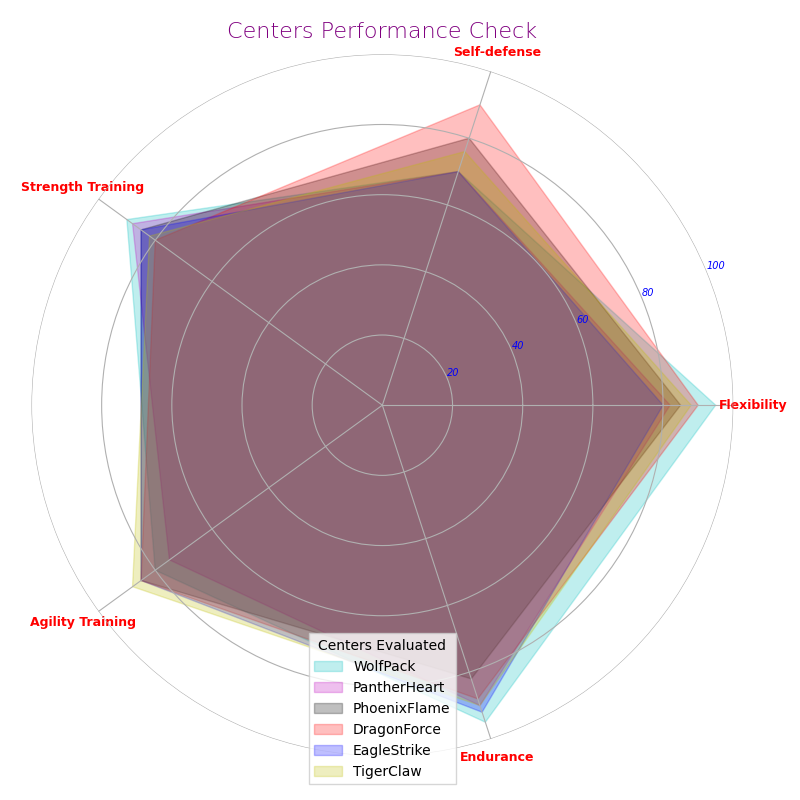

Write Python code to recreate this figure.
import numpy as np
import matplotlib.pyplot as plt
from math import pi

centers = ['WolfPack', 'PantherHeart', 'PhoenixFlame', 'DragonForce', 'EagleStrike', 'TigerClaw']
parameters = ['Flexibility', 'Self-defense', 'Strength Training', 'Agility Training', 'Endurance']

data = np.array([
    [95, 70, 90, 80, 95],
    [82, 70, 88, 75, 90],
    [85, 80, 85, 85, 82],
    [90, 90, 80, 85, 88],
    [80, 70, 85, 85, 92],
    [88, 76, 82, 88, 90]
])

num_vars = len(parameters)
angles = np.linspace(0, 2 * pi, num_vars, endpoint=False).tolist()
angles += angles[:1]

fig, ax = plt.subplots(figsize=(8, 8), subplot_kw=dict(polar=True))

def plot_center(data, color, label):
    values = data.tolist()
    values += values[:1]
    ax.fill(angles, values, color=color, alpha=0.25, label=label)

colors = ['c', 'm', 'k', 'r', 'b', 'y']

for idx, center_data in enumerate(data):
    plot_center(center_data, colors[idx], centers[idx])

plt.xticks(angles[:-1], parameters, color='red', size=9, fontweight='heavy')

plt.yticks([20, 40, 60, 80, 100], ["20", "40", "60", "80", "100"], color="blue", size=7, fontstyle='italic')
plt.ylim(0, 100)

plt.title('Centers Performance Check', size=16, color='purple', weight='light', position=(0.5, 1.1))

plt.legend(loc='lower center', bbox_to_anchor=(0.5, -0.05), title='Centers Evaluated', fancybox=False)

ax.spines['polar'].set_visible(False)

plt.tight_layout()
plt.show()
